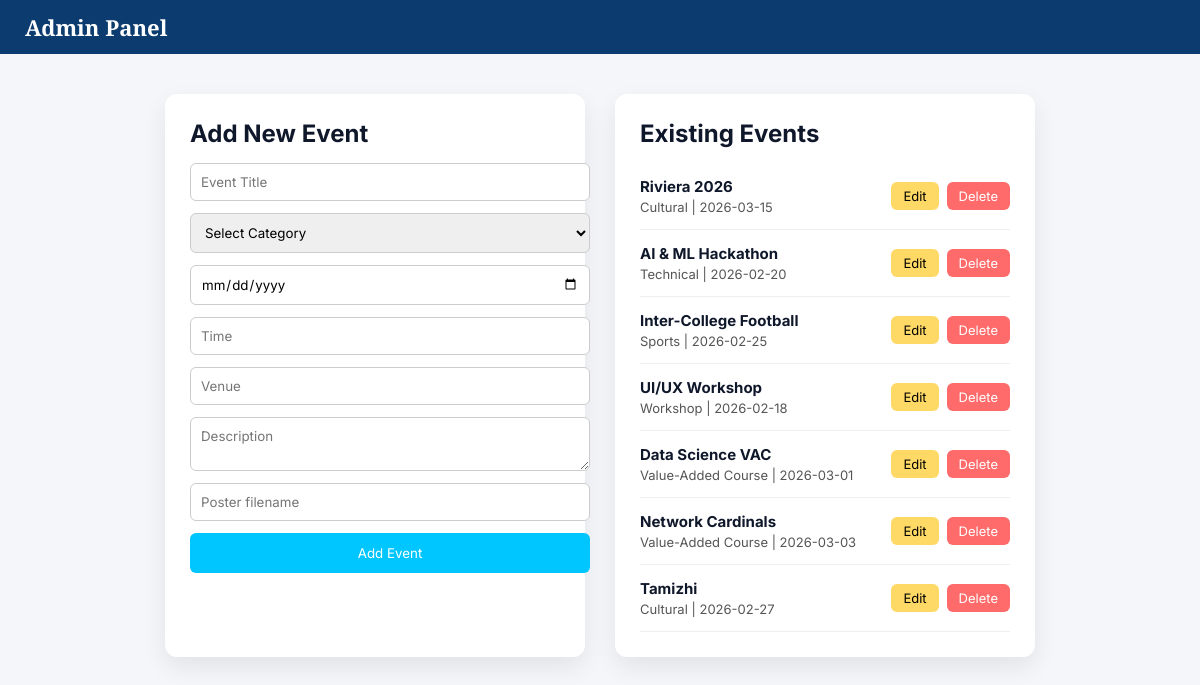
/admin, run on an earlier commit of the app's database.
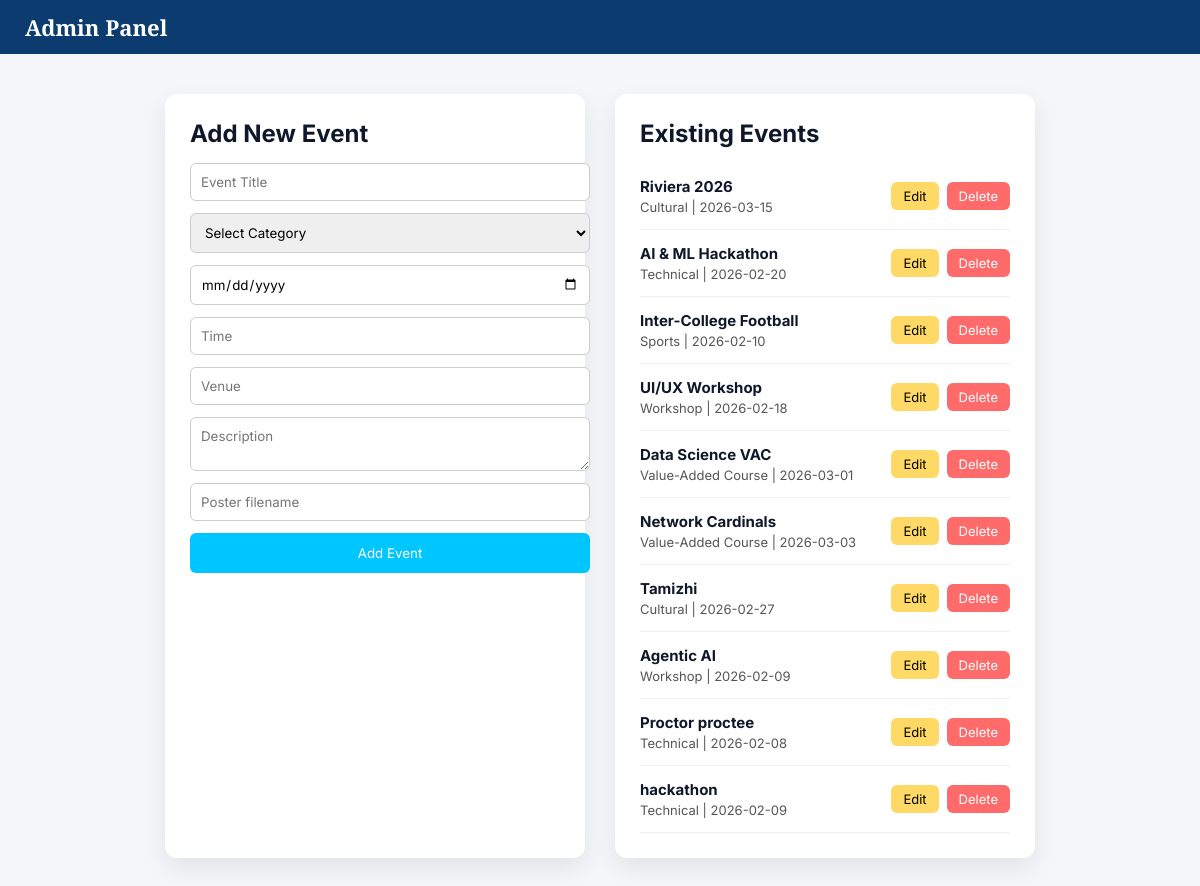
And on a later commit of the database.
### tables this page shows
CREATE TABLE events (
    id INTEGER PRIMARY KEY AUTOINCREMENT,
    title TEXT,
    category TEXT,
    date TEXT,
    time TEXT,
    venue TEXT,
    description TEXT,
    poster TEXT
);

### app.py (the view)
@app.route('/admin')
def admin():
    events = get_events()
    return render_template("admin.html", events=events)

### app.py (called while the page is built)
def get_events():
    conn = sqlite3.connect("campuspulse.db")
    cursor = conn.cursor()
    cursor.execute("SELECT * FROM events")
    rows = cursor.fetchall()
    conn.close()
    events = []
    for row in rows:
        events.append({
            "id": row[0],
            "title": row[1],
            "category": row[2],
            "date": row[3],
            "time": row[4],
            "venue": row[5],
            "description": row[6],
            "poster": row[7]
        })
    return events

### templates/admin.html (shortened to what this page needs)
<!DOCTYPE html>
<html>
<head>
    <link rel="stylesheet" href="{{ url_for('static', filename='css/home.css') }}">
</head>
<body>
<header class="navbar">
    <div class="nav-left">
        <h1>Admin Panel</h1>
    </div>
</header>
<section class="admin-section">
    <div class="admin-wrapper">
        <div class="admin-card">
            <h2>Add New Event</h2>
            <form action="/add_event" method="POST" class="admin-form">
                <input type="text" name="title" placeholder="Event Title" required>
                <select name="category" required>
                    <option value="">Select Category</option>
                </select>
                <input type="date" name="date" required>
                <input type="text" name="time" placeholder="Time" required>
                <input type="text" name="venue" placeholder="Venue" required>
                <textarea name="description" placeholder="Description" required></textarea>
                <input type="text" name="poster" placeholder="Poster filename" required>
                <button type="submit" class="primary-btn">Add Event</button>
            </form>
        </div>
        <div class="admin-card">
            <h2>Existing Events</h2>
            {% for event in events %}
            <div class="admin-event">
    <div class="admin-info">
        <strong>{{ event.title }}</strong>
        <p>{{ event.category }} | {{ event.date }}</p>
    </div>
    <div class="admin-actions">
        <a href="/edit_event/{{ event.id }}" class="edit-btn">Edit</a>
        <a href="/delete_event/{{ event.id }}" class="delete-btn">Delete</a>
    </div>
</div>
            {% endfor %}
        </div>
    </div>
</section>
</body>
</html>

What changed in the data, as far as the page shows it:
changed events "Inter-College Football": date "2026-02-25" → "2026-02-10"
added events: title "Agentic AI", category "Workshop", date "2026-02-09"
added events: title "Proctor proctee", category "Technical", date "2026-02-08"
added events: title "hackathon", category "Technical", date "2026-02-09"
